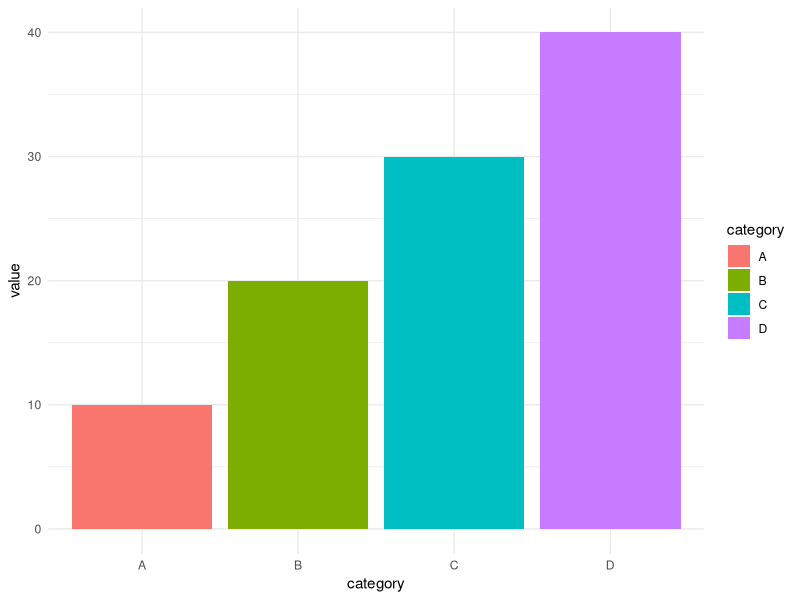

Write R code to recreate this figure.

# Data Visualization with ggplot2

install.packages("ggplot2")
library(ggplot2)

# Sample data
data <- data.frame(
  category = c("A", "B", "C", "D"),
  value = c(10, 20, 30, 40)
)

# Create a bar plot
ggplot(data, aes(x = category, y = value, fill = category)) +
  geom_bar(stat = "identity") +
  theme_minimal()
